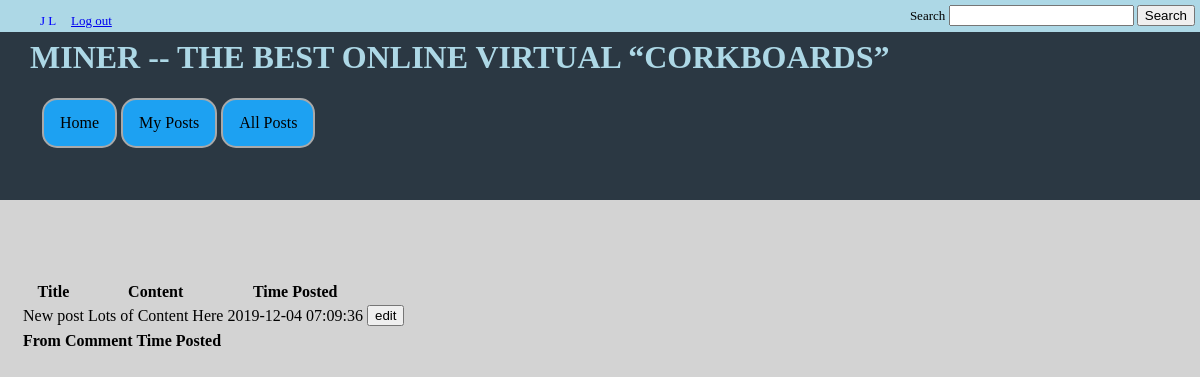
/post.php?postID=3 (signed in), run on the app's committed database.
### tables this page shows
CREATE TABLE IF NOT EXISTS posts (
	postID int NOT NULL AUTO_INCREMENT,
	userID int,
	Title varchar(255),
	Content TEXT,
	TimeCreated TIMESTAMP,
	PRIMARY KEY( postID ),
	FOREIGN KEY (userID) REFERENCES users(userID)
);

### post.php (the view, shortened to what this page needs)
<!DOCTYPE html>
<html lang="en-US">
<head>
	<link rel="stylesheet" type="text/css" href="header.css" />
</head>
<body>
	<?php
	  if (isset($_SESSION["passwordVerified"])) {
			if ($_SESSION["passwordVerified"] == TRUE) {
				include 'header_afterloggedin.php';
			}
			else{
				include 'templateHeader.php';
			}
		}
		else{
			include 'templateHeader.php';
			header("Location: login.php");
		}
	?>
	<main>
	<?php if (isset($_SESSION["passwordVerified"])): ?>
		<?php if ($_SESSION["passwordVerified"] == TRUE): ?>
			<table>
				<thead>
				<tr>
					<th>Title</th>
					<th>Content</td>
					<th>Time Posted</th>
				</tr>
				</thead>
				<tbody>
				<?php
					getPost($_GET["postID"]);
				?>
				</tbody>
			</table>
			<table>
				<thead>
				<tr>
					<th>From</th>
					<th>Comment</td>
					<th>Time Posted</th>
				</tr>
				</thead>
			</table>
		<?php else: ?>
			<p>Please Log in.</p>
		<?php endif ?>
	<?php else: ?>
		<p>Please Log in.</p>
	<?php endif ?>
	</main>
</body>
</html>
<?php
function getPost($postID, $Limit = 20, $Offset = 0)
{
	include 'connect.php';
	$querycheck="SELECT * FROM `posts` WHERE postID = ? ORDER BY TimeCreated DESC LIMIT ?, ?";
	$stmt = $mysqli->prepare( $querycheck );
	$stmt->bind_param( "iii", $pID, $Off, $lim);
	$stmt->execute();
	$res = $stmt->get_result();
	while ($row = mysqli_fetch_array($res)) {
		echo "<tr>";
		echo "<td>" . $row["Title"] . "</td>";
		echo "<td>" . $row["Content"] . "</td>";
		echo "<td>" . $row["TimeCreated"] . "</td>";
		if($row['userID'] == $_SESSION['userID']){
			echo '<td><input type="button" name="edit" value="edit"></td>';
		}
		echo "</tr>";
	}
}
?>

### header.css (style rules this page uses)
body { margin:0px; background-color: lightGrey; }
main { position: absolute; top: 35%; margin-right: 10px; margin-left: 20px; }

### data on the page
posts: Title "New post", Content "Lots of Content Here", TimeCreated "2019-12-04 07:09:36"

### other printed values
$_SESSION["userfname"] "J"
$_SESSION["userlname"] "L"
